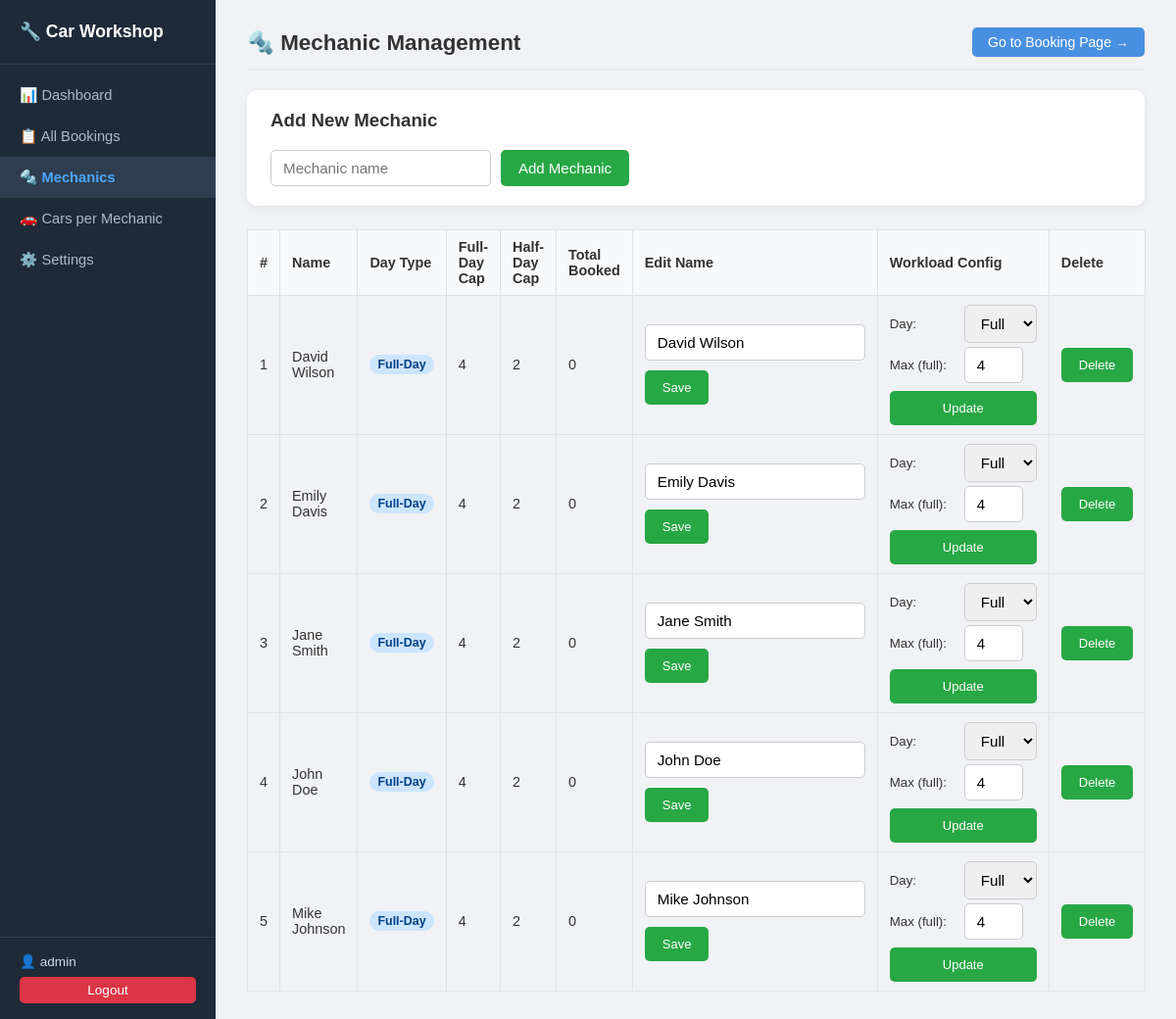
/admin/index.php?tab=mechanics (signed in), run on the app's committed database.
### tables this page shows
CREATE TABLE IF NOT EXISTS mechanics (
    id INT AUTO_INCREMENT PRIMARY KEY,
    name VARCHAR(100) NOT NULL,
    max_cars INT DEFAULT 4,
    day_type ENUM('full', 'half') DEFAULT 'full',
    half_day_max INT DEFAULT 2
);

### admin/index.php (called while the page is built, shortened)
<?php
require_once __DIR__ . '/../db.php';
require __DIR__ . '/data.php';
require __DIR__ . '/views/layout.php';

### admin/data.php (called while the page is built, shortened)
<?php
$mechanics = $pdo->query("
    SELECT m.id, m.name, m.max_cars, m.day_type, m.half_day_max,
           COUNT(a.id) AS total_booked
    FROM mechanics m
    LEFT JOIN appointments a ON a.mechanic_id = m.id
    GROUP BY m.id
    ORDER BY m.name
")->fetchAll(PDO::FETCH_ASSOC);

### admin/views/tabs/mechanics.php (the view, shortened to what this page needs)
<div class="card-form">
    <h3>Add New Mechanic</h3>
    <form method="POST" action="index.php?tab=mechanics" class="inline-form">
        <input type="text" name="mech_name" placeholder="Mechanic name" required class="input-inline">
        <button type="submit" class="btn-primary">Add Mechanic</button>
    </form>
</div>
<table>
    <thead>
        <tr>
            <th>#</th>
            <th>Name</th>
            <th>Day Type</th>
            <th>Full-Day Cap</th>
            <th>Half-Day Cap</th>
            <th>Total Booked</th>
            <th>Edit Name</th>
            <th>Workload Config</th>
            <th>Delete</th>
        </tr>
    </thead>
    <tbody>
        <?php foreach ($mechanics as $i => $m): ?>
        <tr>
            <td><?php echo $i + 1; ?></td>
            <td><?php echo htmlspecialchars($m['name']); ?></td>
            <td>
                <span class="badge <?php echo $m['day_type'] === 'half' ? 'badge-orange' : 'badge-blue'; ?>">
                    <?php echo ucfirst($m['day_type']); ?>-Day
                </span>
            </td>
            <td><?php echo $m['max_cars']; ?></td>
            <td><?php echo $m['half_day_max']; ?></td>
            <td><?php echo $m['total_booked']; ?></td>
            <td>
                <form method="POST" action="index.php?tab=mechanics" class="inline-form">
                    <input type="text" name="mech_name"
                        value="<?php echo htmlspecialchars($m['name']); ?>"
                        class="input-inline" required>
                    <button type="submit" class="btn-primary btn-sm">Save</button>
                </form>
            </td>
            <td>
                <form method="POST" action="index.php?tab=mechanics" class="workload-form">
                    <div class="workload-row">
                        <label>Day:</label>
                        <select name="day_type" class="edit-select" onchange="toggleHalfDay(this)">
                            <option value="full" <?php echo $m['day_type'] === 'full' ? 'selected' : ''; ?>>Full</option>
                        </select>
                    </div>
                    <div class="workload-row">
                        <label>Max (full):</label>
                        <input type="number" name="max_cars" value="<?php echo $m['max_cars']; ?>"
                            min="1" max="20" class="edit-input num-input">
                    </div>
                    <button type="submit" class="btn-warning btn-sm" style="margin-top:4px;">Update</button>
                </form>
            </td>
            <td>
                <form method="POST" action="index.php?tab=mechanics"
                    onsubmit="return confirm('Delete this mechanic? Only possible if no bookings exist.')">
                    <button type="submit" class="btn-danger btn-sm">Delete</button>
                </form>
            </td>
        </tr>
        <?php endforeach; ?>
    </tbody>
</table>

### style.css (style rules this page uses)
*, *::before, *::after { box-sizing: border-box; }
body { font-family: Arial, sans-serif; background-color: #f0f2f5; color: #333; margin: 0; padding: 0; }
h1, h2, h3 { color: #333; }
.form-group input, .form-group select, .form-group textarea, .edit-input, .edit-select, .input-inline { width: 100%; padding: 9px 12px; border: 1px solid #ccc; border-radius: 5px; font-size: 0.95rem; transition: border-color .2s; }
.edit-input, .edit-select { width: auto; }
.input-inline { width: auto; }
.num-input { width: 60px; }
button { cursor: pointer; border: none; border-radius: 5px; font-size: 15px; transition: background .2s; }
button[type="submit"], .btn-primary { padding: 10px 18px; background: #28a745; color: #fff; }
.btn-danger { padding: 6px 12px; background: #dc3545; color: #fff; }
.btn-warning { padding: 6px 12px; background: #fd7e14; color: #fff; }
.btn-sm { padding: 5px 10px; font-size: 13px; }
table { width: 100%; border-collapse: collapse; margin-top: 16px; font-size: 0.9rem; }
table th, table td { border: 1px solid #dee2e6; padding: 9px 12px; text-align: left; vertical-align: middle; }
table th { background: #f8f9fa; font-weight: 600; }
.badge { display: inline-block; padding: 3px 8px; border-radius: 12px; font-size: 0.78rem; font-weight: 600; white-space: nowrap; }
.badge-blue { background: #cce5ff; color: #004085; }
.card-form { background: #fff; border-radius: 10px; padding: 20px 24px; margin-bottom: 24px; box-shadow: 0 2px 8px rgba(0,0,0,0.07); }
.card-form h3 { margin-top: 0; }
.inline-form { display: flex; align-items: center; gap: 10px; flex-wrap: wrap; }
.workload-form { display: flex; flex-direction: column; gap: 4px; }
.workload-row { display: flex; align-items: center; gap: 6px; font-size: 0.83rem; }
.workload-row label { min-width: 70px; }

### data on the page
mechanics: name "David Wilson", day_type "Full", max_cars "4", half_day_max "2", total_booked "0", mech_name "David Wilson"
mechanics: name "Emily Davis", day_type "Full", max_cars "4", half_day_max "2", total_booked "0", mech_name "Emily Davis"
mechanics: name "Jane Smith", day_type "Full", max_cars "4", half_day_max "2", total_booked "0", mech_name "Jane Smith"
mechanics: name "John Doe", day_type "Full", max_cars "4", half_day_max "2", total_booked "0", mech_name "John Doe"
mechanics: name "Mike Johnson", day_type "Full", max_cars "4", half_day_max "2", total_booked "0", mech_name "Mike Johnson"

### other printed values
$_SESSION['admin_username'] "admin"
$titles[$tab] "🔩 Mechanic Management"
